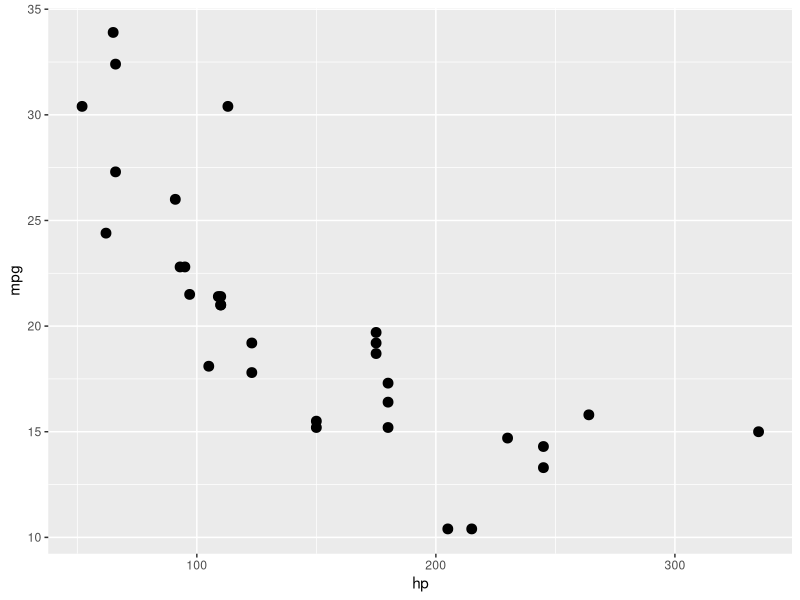
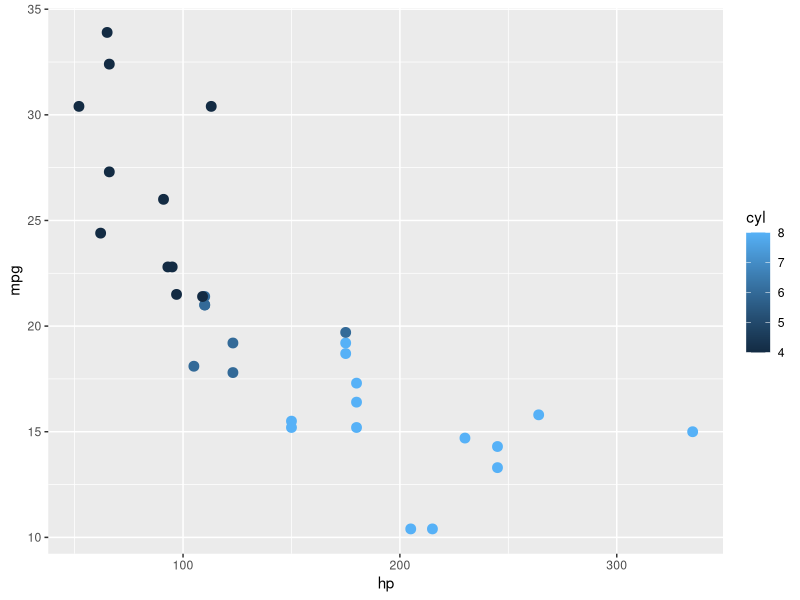
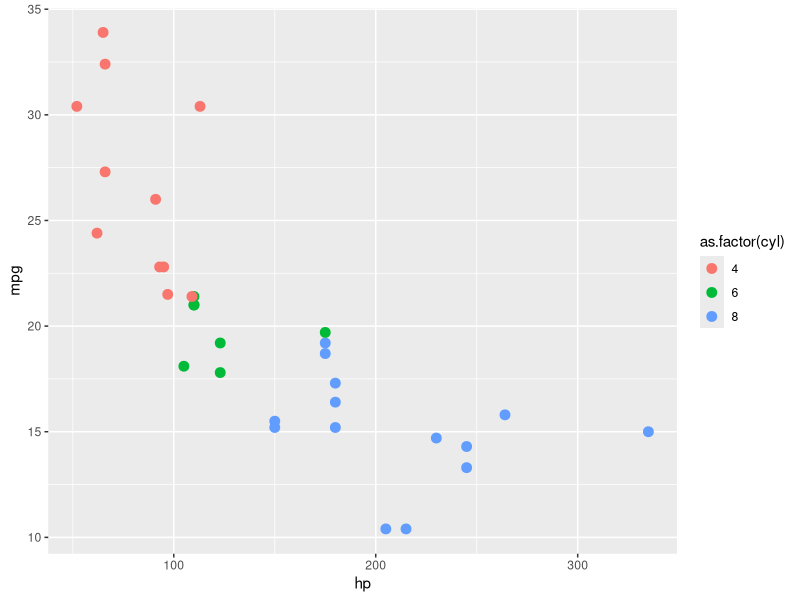

Generate these figures, in order, with R:
library(ggplot2)
library(magrittr)
library(dplyr)
library(tidyr)

# tbl_df is a data frame type that won't print the whole data frame to the screen
mtcars %>% tbl_df # tbl_df(mtcars)
mtcars %<>% tbl_df # mtcars = tbl_df(mtcars)

ggplot(mtcars) + geom_point(aes(x=hp, y=mpg), size=3)
ggplot(mtcars) + geom_point(aes(x=hp, y=mpg), size=3) + aes(col=cyl)
ggplot(mtcars) + geom_point(aes(x=hp, y=mpg), size=3) + aes(col=as.factor(cyl))

# plot(lm(mpg ~ hp, mtcars))